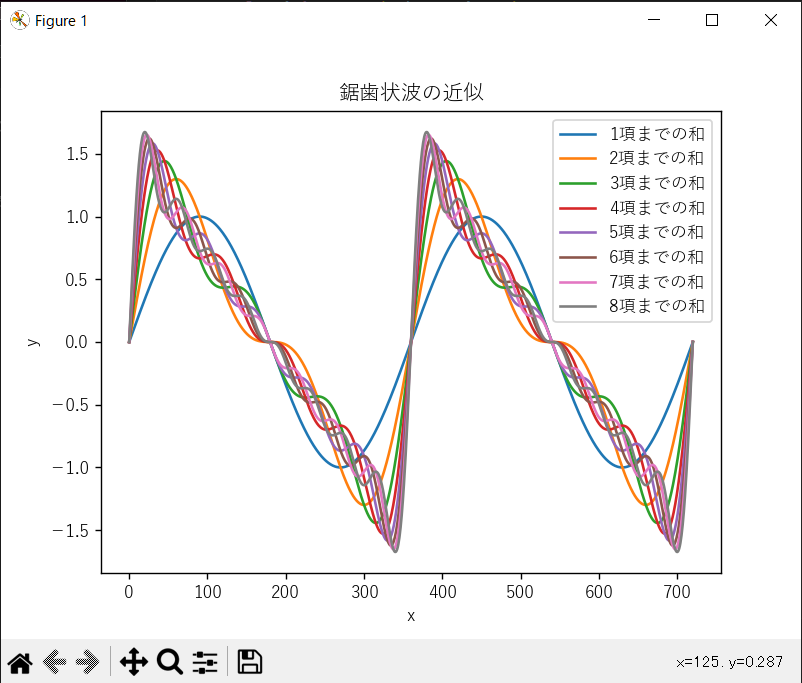

The Python source for this figure:
#
#
# Numpy のデータを plot する例題
import matplotlib
matplotlib.use('tkagg')
import matplotlib.pyplot as plt
import numpy as np
#
# For Windows
#
matplotlib.rc('font', **{'family':'Yu Gothic'})
#
# For Mac
#
#matplotlib.rc('font', **{'family':'Hiragino Maru Gothic Pro'})
#
# x の 1乗 ~ 4 乗をプロットする
#
cycles = 2
steps = 1000
harmonics = 8
maxx = cycles*2*np.pi
#
# 要素の値 0 で steps 行、 order 列の行列を作成
#
datalist = np.zeros((steps, harmonics))
#
# 凡例用のリスト
#
legend_label=[]
#
# x の値を linspace で作成
#
x = np.linspace(0,maxx,steps)
x_in_degree = np.linspace(0,360*cycles,steps)
#
# 各列について、一気に計算する
# 
for j in range(1,harmonics+1):
   print(j)
#
# 以下の作業をする
#
# 右辺を j に応じて書き換える，まず最終項を作る
   datalist[:,j-1] =  np.sin(j*x)/j

#  j が 1 より大きければ，一つ手前の列を加えて総和にする
   if j!=1:
      datalist[:,j-1] += datalist[:,j-2]
   legend_label.append(str(j)+"項までの和")
#
# プロット
#
plt.plot(x_in_degree, datalist)
plt.title('鋸歯状波の近似')
plt.xlabel('x')
plt.ylabel('y')
plt.legend(legend_label)
plt.show()

        
